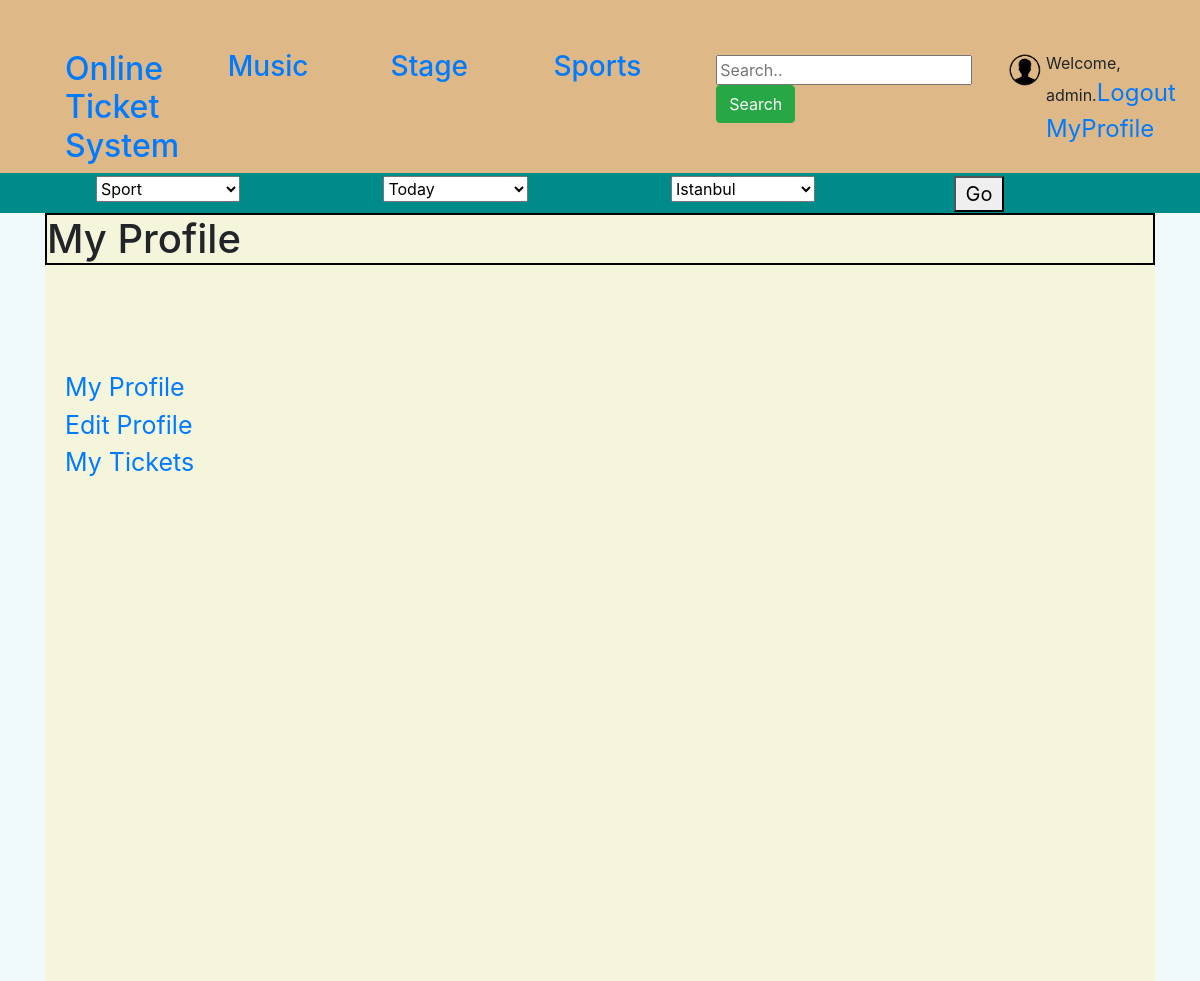
The page /account/profile/ (signed in) on the database as committed earlier.
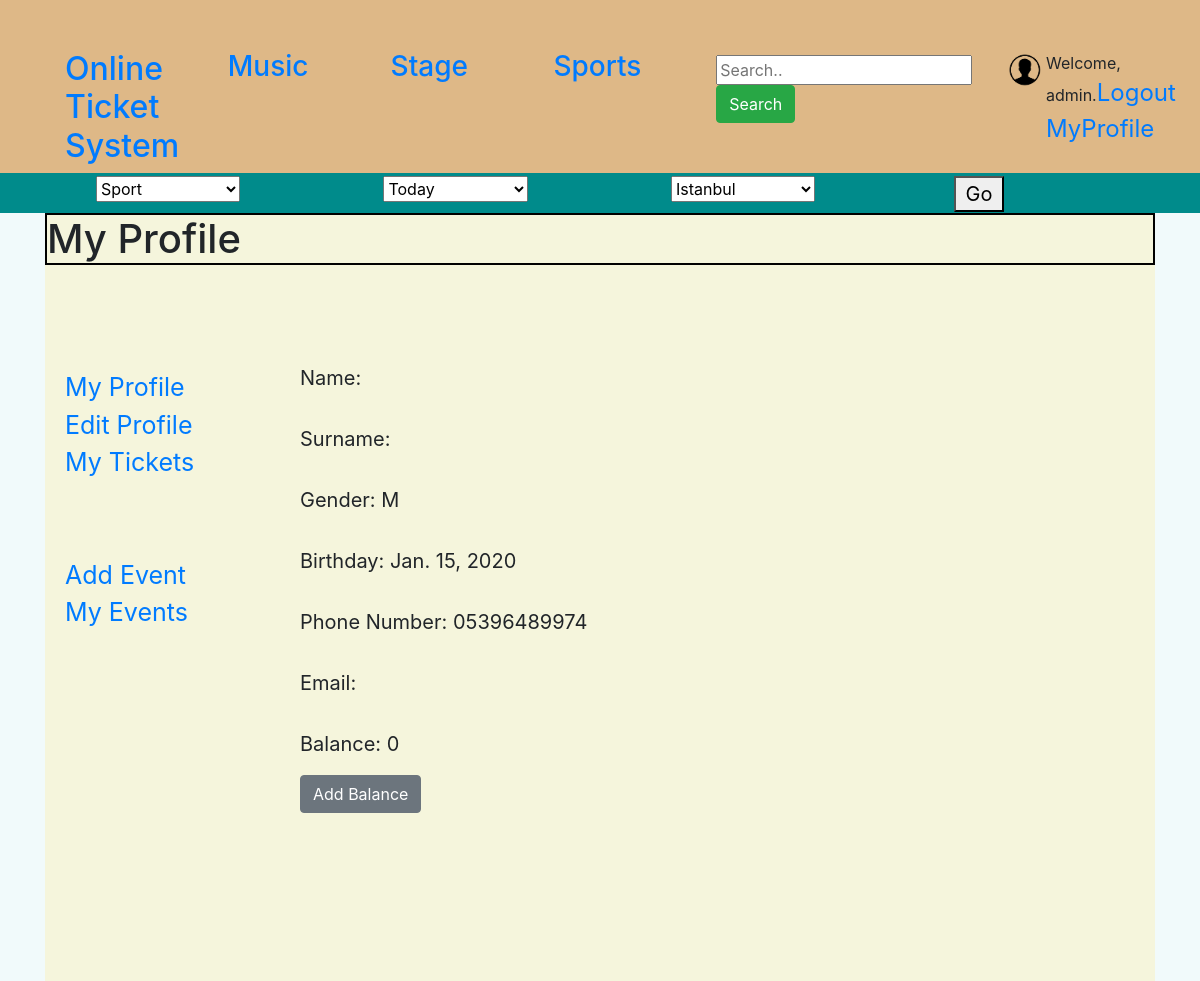
The same page on the database as committed later.
### website/models.py (models this page shows, shortened)
class UserProfile(models.Model):
    id = models.AutoField(primary_key=True)
    GENDER = (
        ('M', 'Male'),
        ('F', 'Female'),
    )
    gender = models.CharField(max_length=1, choices=GENDER)
    birthday = models.DateField()
    phone_number = models.CharField(max_length=11)
    img = models.URLField(null=True, blank=True)
    isOperator = models.BooleanField(default=False)
    user = models.ForeignKey(User, on_delete=models.CASCADE)
    balance = models.IntegerField(default=0)

### website/views.py (the view)
# urls.py: path('account/profile/', views.my_profile_view, name='my_profile'),
@login_required
def my_profile_view(request):
    user = request.user
    user_infos = UserProfile.objects.all().filter(user=user)
    context = {"user_infos": user_infos}
    return render(request, 'profile/profile.html', context)

### templates/profile/profile.html (shortened to what this page needs)
{% extends 'base.html' %}
{% block head %}
    {% load static %}
    <link rel="stylesheet" type="text/css" href="{% static "css/profile/profil.css" %}">
{% endblock %}
{% block content %}
    <body>
<div id="mainDiv">
    <h1 id="header">My Profile</h1>
    <div class="infos">
        {% block info %}
            {% for info in user_infos %}
                <p>Name: {{ info.user.first_name }} </p>
                <p>Surname: {{ info.user.last_name }}</p>
                <p>Gender: {{ info.gender }}</p>
                <p>Birthday: {{ info.birthday }}</p>
                <p>Phone Number: {{ info.phone_number }}</p>
                <p>Email: {{  info.user.email }}</p>
                <p>Balance: {{  info.balance }}</p>
                <a href="{% url 'add_balance' %}"><button type="button" class="btn btn-secondary">Add Balance</button></a>
            {% endfor %}
        {% endblock %}
    </div>
    <div id="main_menu">
        <br><br>
        <a href="{% url 'my_profile' %}">My Profile</a><br>
        <a href="{% url 'edit_my_profile' %}">Edit Profile</a><br>
        <a href="{% url 'my_tickets' %}">My Tickets</a><br>
        <br><br>
        {% block isOperator %}
        {% for info in user_infos %}
            {% if info.isOperator %}
                <a href="{% url 'add_event' %}">Add Event</a><br>
                <a href="{% url 'my_events' %}">My Events</a><br>
            {% endif %}
        {% endfor %}
            {% endblock %}
    </div>
</div>
    </body>
{% endblock %}

Rows that differ between the two databases and show on the page:
now on this page (row edited): UserProfile: gender "M", birthday "Jan. 15, 2020", phone_number "05396489974", balance "0", isOperator "Add Event"
